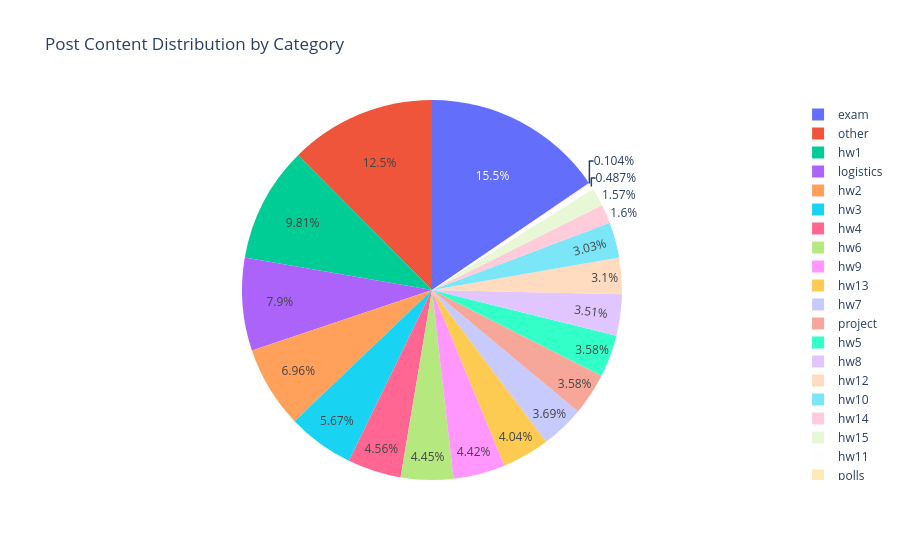

The cell this chart's notebook holds for it:
### Markdown cell above
# Visualizations

### Code cell
import plotly.graph_objects as go
fig1 = go.Figure(data=[go.Pie(labels=list(post_count.keys()), values=list(post_count.values()))],
               layout = go.Layout(title=go.layout.Title(text="Post Content Distribution by Category")))
fig1.show()

### Figure 1 — Plotly figure (JSON) as saved in the notebook; plotly's stock layout.template omitted (floating-point values rounded to 4 significant figures)
{"data": [{"labels": ["logistics", "other", "hw15", "exam", "project", "hw14", "hw13", "hw1", "hw2", "hw3", "hw4", "hw5", "hw6", "hw7", "hw8", "hw9", "hw10", "hw11", "hw12", "polls"], "type": "pie", "values": [227, 358, 45, 445, 103, 46, 116, 282, 200, 163, 131, 103, 128, 106, 101, 127, 87, 14, 89, 3]}], "layout": {"title": {"text": "Post Content Distribution by Category"}}}
